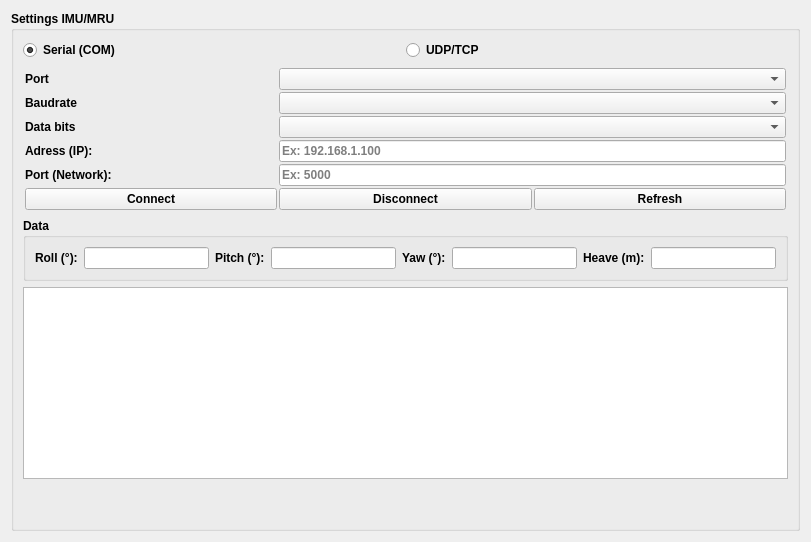
          <widget class="QWidget" name="page_imu">
           <layout class="QVBoxLayout" name="imuLayout">
            <item>
             <widget class="QGroupBox" name="groupImuData">
              <property name="font">
               <font>
                <weight>75</weight>
                <bold>true</bold>
               </font>
              </property>
              <property name="title">
               <string>Settings IMU/MRU</string>
              </property>
              <layout class="QGridLayout" name="gridLayoutImu">
               <item row="3" column="0">
                <layout class="QHBoxLayout" name="horizontalLayout_5">
                 <property name="spacing">
                  <number>0</number>
                 </property>
                 <property name="bottomMargin">
                  <number>0</number>
                 </property>
                 <item>
                  <widget class="QRadioButton" name="radioButton_serialMRU">
                   <property name="sizePolicy">
                    <sizepolicy hsizetype="Preferred" vsizetype="Preferred">
                     <horstretch>0</horstretch>
                     <verstretch>0</verstretch>
                    </sizepolicy>
                   </property>
                   <property name="text">
                    <string>Serial (COM)</string>
                   </property>
                   <property name="checked">
                    <bool>true</bool>
                   </property>
                  </widget>
                 </item>
                 <item>
                  <widget class="QRadioButton" name="radioButton_UDPMRU">
                   <property name="sizePolicy">
                    <sizepolicy hsizetype="Preferred" vsizetype="Preferred">
                     <horstretch>0</horstretch>
                     <verstretch>0</verstretch>
                    </sizepolicy>
                   </property>
                   <property name="text">
                    <string>UDP/TCP</string>
                   </property>
                  </widget>
                 </item>
                </layout>
               </item>
               <item row="6" column="0">
                <widget class="QGroupBox" name="groupImuCalib">
                 <property name="font">
                  <font>
                   <weight>75</weight>
                   <bold>true</bold>
                  </font>
                 </property>
                 <property name="title">
                  <string>Data</string>
                 </property>
                 <layout class="QHBoxLayout" name="imuCalibLayout">
                  <item>
                   <widget class="QLabel" name="labelRoll">
                    <property name="text">
                     <string>Roll (°):</string>
                    </property>
                   </widget>
                  </item>
                  <item>
                   <widget class="QLineEdit" name="txtRoll">
                    <property name="sizePolicy">
                     <sizepolicy hsizetype="Preferred" vsizetype="Preferred">
                      <horstretch>0</horstretch>
                      <verstretch>0</verstretch>
                     </sizepolicy>
                    </property>
                    <property name="readOnly">
                     <bool>true</bool>
                    </property>
                   </widget>
                  </item>
                  <item>
                   <widget class="QLabel" name="labelPitch">
                    <property name="text">
                     <string>Pitch (°):</string>
                    </property>
                   </widget>
                  </item>
                  <item>
                   <widget class="QLineEdit" name="txtPitch">
                    <property name="sizePolicy">
                     <sizepolicy hsizetype="Preferred" vsizetype="Preferred">
                      <horstretch>0</horstretch>
                      <verstretch>0</verstretch>
                     </sizepolicy>
                    </property>
                    <property name="readOnly">
                     <bool>true</bool>
                    </property>
                   </widget>
                  </item>
                  <item>
                   <widget class="QLabel" name="labelYaw">
                    <property name="text">
                     <string>Yaw (°):</string>
                    </property>
                   </widget>
                  </item>
                  <item>
                   <widget class="QLineEdit" name="txtYaw">
                    <property name="sizePolicy">
                     <sizepolicy hsizetype="Preferred" vsizetype="Preferred">
                      <horstretch>0</horstretch>
                      <verstretch>0</verstretch>
                     </sizepolicy>
                    </property>
                    <property name="readOnly">
                     <bool>true</bool>
                    </property>
                   </widget>
                  </item>
                  <item>
                   <widget class="QLabel" name="label_49">
                    <property name="text">
                     <string>Heave (m):</string>
                    </property>
                   </widget>
                  </item>
                  <item>
                   <widget class="QLineEdit" name="txtHeave">
                    <property name="sizePolicy">
                     <sizepolicy hsizetype="Preferred" vsizetype="Preferred">
                      <horstretch>0</horstretch>
                      <verstretch>0</verstretch>
                     </sizepolicy>
                    </property>
                    <property name="minimumSize">
                     <size>
                      <width>0</width>
                      <height>0</height>
                     </size>
                    </property>
                   </widget>
                  </item>
                 </layout>
                </widget>
               </item>
               <item row="8" column="0">
                <layout class="QHBoxLayout" name="_">
                 <property name="spacing">
                  <number>0</number>
                 </property>
                 <property name="sizeConstraint">
                  <enum>QLayout::SetMaximumSize</enum>
                 </property>
                 <item>
                  <spacer>
                   <property name="orientation">
                    <enum>Qt::Horizontal</enum>
                   </property>
                   <property name="sizeType">
                    <enum>QSizePolicy::Preferred</enum>
                   </property>
                   <property name="sizeHint" stdset="0">
                    <size>
                     <width>0</width>
                     <height>0</height>
                    </size>
                   </property>
                  </spacer>
                 </item>
                </layout>
               </item>
               <item row="4" column="0">
                <layout class="QGridLayout" name="gridLayout_6">
                 <property name="leftMargin">
                  <number>2</number>
                 </property>
                 <property name="topMargin">
                  <number>2</number>
                 </property>
                 <property name="rightMargin">
                  <number>2</number>
                 </property>
                 <property name="bottomMargin">
                  <number>2</number>
                 </property>
                 <property name="spacing">
                  <number>2</number>
                 </property>
                 <item row="1" column="0">
                  <widget class="QLabel" name="label_10">
                   <property name="text">
                    <string>Baudrate</string>
                   </property>
                  </widget>
                 </item>
                 <item row="3" column="0">
                  <widget class="QLabel" name="label_12">
                   <property name="text">
                    <string>Adress (IP):</string>
                   </property>
                  </widget>
                 </item>
                 <item row="0" column="0">
                  <widget class="QLabel" name="label_8">
                   <property name="text">
                    <string>Port</string>
                   </property>
                  </widget>
                 </item>
                 <item row="0" column="3" colspan="2">
                  <widget class="QComboBox" name="comboBox_portMRU">
                   <property name="sizePolicy">
                    <sizepolicy hsizetype="Preferred" vsizetype="Preferred">
                     <horstretch>0</horstretch>
                     <verstretch>0</verstretch>
                    </sizepolicy>
                   </property>
                  </widget>
                 </item>
                 <item row="2" column="3" colspan="2">
                  <widget class="QComboBox" name="comboBox_dataMRU">
                   <property name="sizePolicy">
                    <sizepolicy hsizetype="Preferred" vsizetype="Preferred">
                     <horstretch>0</horstretch>
                     <verstretch>0</verstretch>
                    </sizepolicy>
                   </property>
                  </widget>
                 </item>
                 <item row="5" column="4">
                  <widget class="QPushButton" name="btnResetImu">
                   <property name="text">
                    <string>Refresh</string>
                   </property>
                  </widget>
                 </item>
                 <item row="4" column="0">
                  <widget class="QLabel" name="label_13">
                   <property name="text">
                    <string>Port (Network):</string>
                   </property>
                  </widget>
                 </item>
                 <item row="3" column="3" colspan="2">
                  <widget class="QLineEdit" name="lineEdit_IPMRU">
                   <property name="sizePolicy">
                    <sizepolicy hsizetype="Preferred" vsizetype="Preferred">
                     <horstretch>0</horstretch>
                     <verstretch>0</verstretch>
                    </sizepolicy>
                   </property>
                   <property name="placeholderText">
                    <string>Ex: 192.168.1.100</string>
                   </property>
                  </widget>
                 </item>
                 <item row="1" column="3" colspan="2">
                  <widget class="QComboBox" name="comboBox_baudMRU">
                   <property name="sizePolicy">
                    <sizepolicy hsizetype="Preferred" vsizetype="Preferred">
                     <horstretch>0</horstretch>
                     <verstretch>0</verstretch>
                    </sizepolicy>
                   </property>
                  </widget>
                 </item>
                 <item row="2" column="0">
                  <widget class="QLabel" name="label_11">
                   <property name="text">
                    <string>Data bits</string>
                   </property>
                  </widget>
                 </item>
                 <item row="4" column="3" colspan="2">
                  <widget class="QLineEdit" name="lineEdit_portUDPMRU">
                   <property name="sizePolicy">
                    <sizepolicy hsizetype="Preferred" vsizetype="Preferred">
                     <horstretch>0</horstretch>
                     <verstretch>0</verstretch>
                    </sizepolicy>
                   </property>
                   <property name="placeholderText">
                    <string>Ex: 5000</string>
                   </property>
                  </widget>
                 </item>
                 <item row="5" column="3">
                  <widget class="QPushButton" name="btn_disconMRU">
                   <property name="text">
                    <string>Disconnect</string>
                   </property>
                  </widget>
                 </item>
                 <item row="5" column="0">
                  <widget class="QPushButton" name="btn_connectMRU">
                   <property name="text">
                    <string>Connect</string>
                   </property>
                  </widget>
                 </item>
                </layout>
               </item>
               <item row="9" column="0">
                <spacer name="verticalSpacer_2">
                 <property name="orientation">
                  <enum>Qt::Vertical</enum>
                 </property>
                 <property name="sizeType">
                  <enum>QSizePolicy::Expanding</enum>
                 </property>
                 <property name="sizeHint" stdset="0">
                  <size>
                   <width>20</width>
                   <height>40</height>
                  </size>
                 </property>
                </spacer>
               </item>
               <item row="7" column="0">
                <widget class="QTextEdit" name="textEdit_imu">
                 <property name="sizePolicy">
                  <sizepolicy hsizetype="Preferred" vsizetype="Preferred">
                   <horstretch>0</horstretch>
                   <verstretch>0</verstretch>
                  </sizepolicy>
                 </property>
                </widget>
               </item>
              </layout>
             </widget>
            </item>
           </layout>
          </widget>
